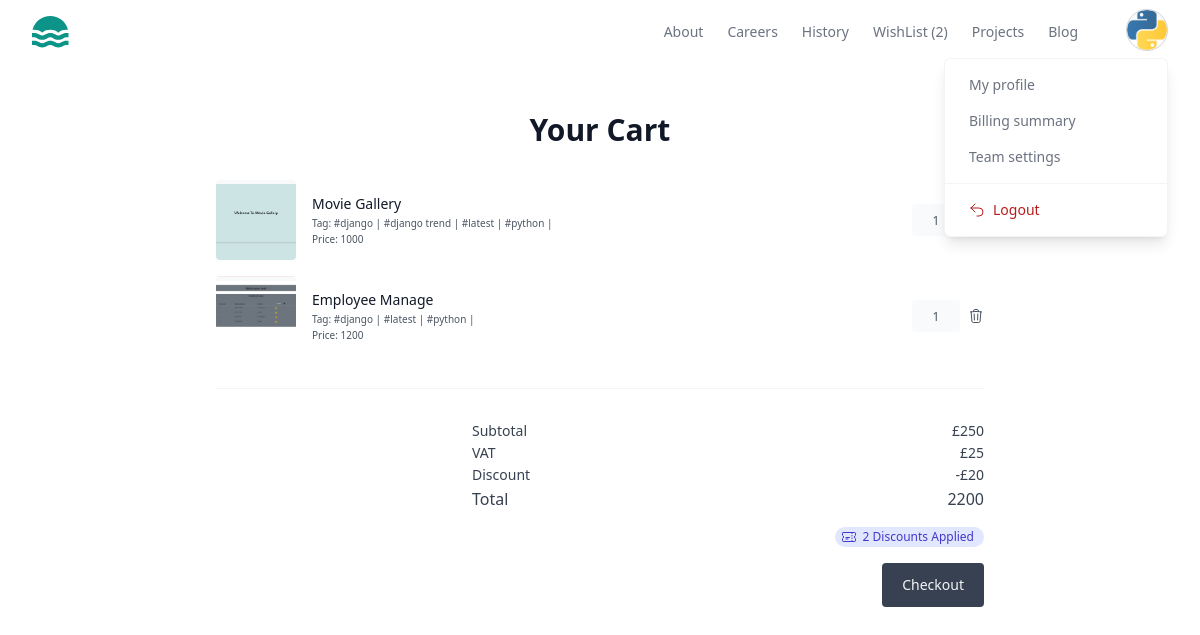
/project/wishlist (signed in), run on an earlier commit of the app's database.
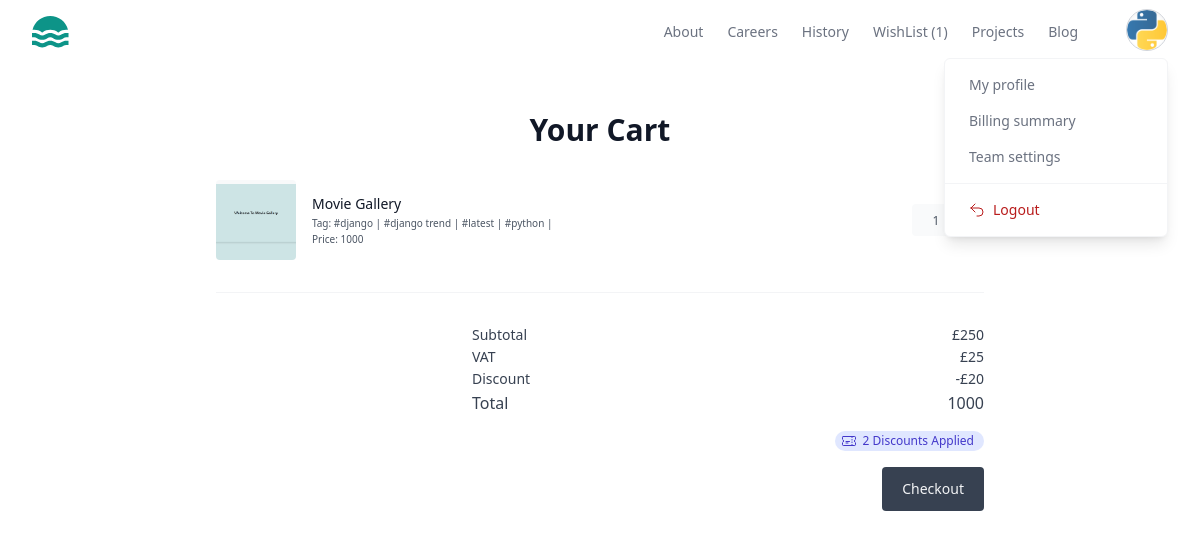
And on a later commit of the database.
### store/models.py (models this page shows, shortened)
class BaseModel(models.Model):
    created_date=models.DateTimeField(auto_now_add=True)
    updated_date=models.DateTimeField(auto_now=True)
    is_active=models.BooleanField(default=True)

class WishListItem(BaseModel):
    wishlist_object=models.ForeignKey(WishList,on_delete=models.CASCADE,related_name="basket_item")
    project_object=models.ForeignKey(Project,on_delete=models.CASCADE)
    is_order_placed=models.BooleanField(default=False)

class Project(BaseModel):
    title=models.CharField(max_length=200)
    description=models.TextField()
    preview_image=models.ImageField(upload_to="previewimages",null=True,blank=True)
    price=models.PositiveIntegerField()
    developer=models.ForeignKey(User,on_delete=models.CASCADE)
    files=models.FileField(upload_to="projects",null=True,blank=True)
    tag_objects=models.ManyToManyField(Tag,null=True)
    thumbnail=EmbedVideoField()

class Tag(BaseModel):
    title=models.CharField(max_length=200)

### store/views.py (the view)
# urls.py: path('project/wishlist',views.MyWishListItemListView.as_view(),name='my-wishlist'),
@method_decorator(decs,name='dispatch')
class MyWishListItemListView(View):
    template_name='mywishlist.html'
    def get(self,request,*args,**kwargs):
        qs=request.user.basket.basket_item.filter(is_order_placed=False)
        total=qs.values("project_object").aggregate(total=Sum("project_object__price")).get("total")
        print("total:",total)
        return render(request,self.template_name,{'data':qs,"total":total})

### store/context_processors.py (called while the page is built)
def wishlistitem_count(request):
    count=0
    if request.user.is_authenticated:
        count=request.user.basket.basket_item.filter(is_order_placed=False).count()
    return {"cart_item_count":count}

### store/templates/mywishlist.html (shortened to what this page needs)
{%extends 'base.html'%}
{%block main_block%}
<section>
    <div class="mx-auto max-w-screen-xl px-4 py-8 sm:px-6 sm:py-12 lg:px-8">
      <div class="mx-auto max-w-3xl">
        <header class="text-center">
          <h1 class="text-xl font-bold text-gray-900 sm:text-3xl">Your Cart</h1>
        </header>
        <div class="mt-8">
          <ul class="space-y-4">
            {%for wi in data%}
            <li class="flex items-center gap-4">
              {%if wi.project_object.preview_image%}
              <img
                src="{{wi.project_object.preview_image.url}}"
                alt=""
                class="size-20 rounded object-cover"
              />
              {%endif%}
              <div>
                <h3 class="text-sm text-gray-900">{{wi.project_object.title}}</h3>
                <dl class="mt-0.5 space-y-px text-[10px] text-gray-600">
                  <div>
                    <dt class="inline">Tag:</dt>
                    {%for t in wi.project_object.tag_objects.all%}
                    #{{t.title}} |
                    {%endfor%}
                  </div>
                  <div>
                    <dt class="inline">Price:</dt>
                    <dd class="inline">{{wi.project_object.price}}</dd>
                  </div>
                </dl>
              </div>
              <div class="flex flex-1 items-center justify-end gap-2">
                <form>
                  <input
                    type="number"
                    min="1"
                    value="1"
                    id="Line1Qty"
                    class="h-8 w-12 rounded border-gray-200 bg-gray-50 p-0 text-center text-xs text-gray-600 [-moz-appearance:_textfield] focus:outline-none [&::-webkit-inner-spin-button]:m-0 [&::-webkit-inner-spin-button]:appearance-none [&::-webkit-outer-spin-button]:m-0 [&::-webkit-outer-spin-button]:appearance-none"
                  />
                </form>
                <a class="text-gray-600 transition hover:text-red-600" href="{%url 'wishlist-delete' wi.id %}">
                </a>
              </div>
            </li>
            {%endfor%}
          </ul>
          <div class="mt-8 flex justify-end border-t border-gray-100 pt-8">
            <div class="w-screen max-w-lg space-y-4">
              <dl class="space-y-0.5 text-sm text-gray-700">
                <div class="flex justify-between">
                  <dt>Subtotal</dt>
                  <dd>£250</dd>
                </div>
                <div class="flex justify-between">
                  <dt>VAT</dt>
                  <dd>£25</dd>
                </div>
                <div class="flex justify-between">
                  <dt>Discount</dt>
                  <dd>-£20</dd>
                </div>
                <div class="flex justify-between !text-base font-medium">
                  <dt>Total</dt>
                  <dd>{{total}}</dd>
                </div>
              </dl>
              <div class="flex justify-end">
                <span
                  class="inline-flex items-center justify-center rounded-full bg-indigo-100 px-2.5 py-0.5 text-indigo-700"
                >
                  <p class="whitespace-nowrap text-xs">2 Discounts Applied</p>
                </span>
              </div>
              <div class="flex justify-end">
                <a
                  href="{%url 'checkout'%}"
                  class="block rounded bg-gray-700 px-5 py-3 text-sm text-gray-100 transition hover:bg-gray-600"
                >
                  Checkout
                </a>
              </div>
            </div>
          </div>
        </div>
      </div>
    </div>
  </section>
{%endblock%}

### store/templates/base.html (shortened to what the changed rows need)
<!DOCTYPE html>
<html lang="en">
<head>
    <script src="https://cdn.tailwindcss.com"></script>
</head>
<body>
    <header class="bg-white">
        <div class="mx-auto  px-4 sm:px-6 lg:px-8">
          <div class="flex h-16 items-center justify-between">
            <div class="md:flex md:items-center md:gap-12">
              <nav aria-label="Global" class="hidden md:block">
                <ul class="flex items-center gap-6 text-sm">
                  <li>
                    <a class="text-gray-500 transition hover:text-gray-500/75" href="{%url 'my-wishlist'%}"> WishList ({{cart_item_count}}) </a>
                  </li>
                </ul>
              </nav>
            </div>
          </div>
        </div>
      </header>
     {%block main_block%}
     {%endblock%}
</body>
</html>

What changed in the data, as far as the page shows it:
removed WishListItem: project_object.preview_image (picture), project_object "Employee Manage", project_object.price "1200", Tag (title "django"), Tag (title "latest"), Tag (title "python")
Also different on the page:
{{ cart_item_count }}: "2" → "1"
{{ total }}: "2200" → "1000"
